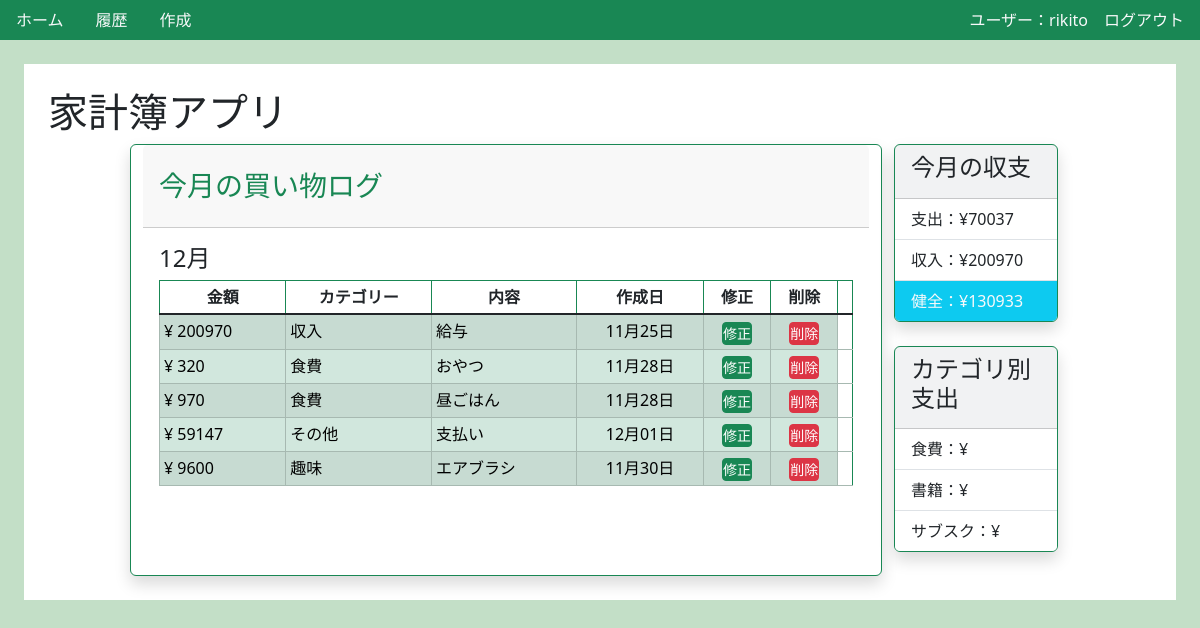
The app's page / (signed in) with its own data.
### homebudget/models.py (models this page shows, shortened)
class HomoBudget(models.Model):
    category = models.CharField(max_length=100, choices=CATEGORY)
    price = models.IntegerField()
    content = models.CharField(max_length=100, default="")
    created_at = models.DateField()

### homebudget/views.py (the view)
# urls.py: path('', views.index, name='index'),
def index(request):
    object_list = HomoBudget.objects.all()
    aggregate_values = HomoBudget.objects.exclude(category='income').aggregate(payment = Sum("price"))
    income_values = HomoBudget.objects.filter(category='income').aggregate(incomes = Sum("price"))
    payment = aggregate_values["payment"] or 0
    income = income_values["incomes"] or 0
    total = income - payment
    if(payment > income * 0.5):
        isRed = True
    else:
        isRed = False
    return render(request,
                "homebudget/index.html",
                {
                    "object_list":object_list,
                    "payment":aggregate_values["payment"],
                    "incomes":income_values["incomes"],
                    "total":total,
                    "isRed":isRed,
                }
                )

### homebudget/templates/homebudget/index.html (shortened to what this page needs)
{% extends 'base.html' %}
{% block h1 %}家計簿アプリ{% endblock h1 %}
{% block content %}
<main>
    <div class="row d-flex justify-content-center ">
            <div class=" card shadow col-md-8 border border-success">
                <div class="card-header py-4 ">
                    <h3 class="m-0 font-weight-bold text-success">今月の買い物ログ</h3>
                </div>
                <div class="card-body">
                <div class="table-responsive">
                    <div>
                        <h4>12月</h4>
                    </div>
                    <table id="my-table" class="table table-bordered table-striped table-sm table-hover table-fixed border border-success ">
                        <thead>
                            <tr class="text-center" >
                                <th data-id="price" scope="col" class="w-10 text-dark" aria-sort="ascending">金額</th>
                                <th data-id="category" scope="col" class="w-15 text-dark" >カテゴリー</th>
                                <th data-id="content" scope="col" class="w-30 text-dark text-wrap">内容</th>
                                <th data-id="created-at" scope="col" class="w-15 text-dark">作成日</th>
                                <th scope="col" class="text-dark">修正</th>
                                <th scope="col" class="text-dark">削除<th>
                            </tr>
                        </thead>
                        <tbody class="table-group-divider">
                            {% for obj in  object_list %}
                            <tr class="table-success">
                                <td w-10>¥ {{obj.price}}</td>
                                <td class="w-15">{{obj.get_category_display}}</td>
                                <td class="w-30">{{obj.content}}</td>
                                <td class="text-center">{{obj.created_at|date:"m月d日"}}</td>
                                <td class="text-center"><a href="{% url 'homebudget:update' obj.pk %}" class="p-0 btn btn-success btn-sm">修正</a></td>
                                <td class="text-center"><a href="{% url 'homebudget:delete' obj.pk %}" class="p-0 btn btn-danger btn-sm text-nowrap" onclick="return confirm('本当に削除してもよろしいですか？')">削除</a></td>
                            </tr>
                        {% endfor %}
                        </tbody>
                    </table>
                </div>
                </div>
            </div>
        <div class="col-md-2">
            <div class="card shadow bg-light border border-success w-100">
                <div class="card-header">
                    <h4>今月の収支</h4>
                </div>
                <ul class="list-group list-group-flush">
                    <li class="list-group-item  ">支出：¥{{payment}}</li>
                    <li class="list-group-item">収入：¥{{incomes}}</li>
                    {% if isRed %}
                        <li class="list-group-item text-light bg-danger"> 赤字：¥{{total}}</li>
                    {% else %}
                        <li class="list-group-item text-light bg-info"> 健全：¥{{total}}</li>
                    {% endif %}
                </ul>
            </div>
            <div class="card shadow bg-light border border-success w-100 my-4">
                <div class="card-header">
                    <h4>カテゴリ別支出</h4>
                </div>
                <ul class="list-group list-group-flush">
                    <li class="list-group-item  ">食費：¥</li>
                    <li class="list-group-item">書籍：¥</li>
                    <li class="list-group-item">サブスク：¥</li>
                </ul>
            </div>
        </div>
    </div>
</main>
{% endblock content %}

### templates/base.html (shortened to what this page needs)
{% load static %}
{% load humanize %}
<!DOCTYPE html>
<html lang="ja">
<head>
    <link
        href="https://cdn.jsdelivr.net/npm/bootstrap@5.3.8/dist/css/bootstrap.min.css"
        rel="stylesheet"
    />
    <link rel="stylesheet" type="text/css" href="{% static 'css/style.css' %}" >
</head>
<body>
    <header>
    <nav class="navbar navbar-dark bg-success sticky-top">
        <div class="nav-bar d-flex flex-row">
            {% if request.user.is_authenticated %}
            <a class="nav-link mx-3 text-light" href="{% url 'homebudget:index' %}" >ホーム</a>
            <a class="nav-link mx-3 text-light" href="{% url 'homebudget:history' %}" >履歴</a>
            <a class="nav-link mx-3 text-light" href="{% url 'homebudget:create' %}" >作成</a>
            {% endif %}
        </div>
        <div class="nav-bar d-flex flex-row">
            {% if request.user.is_authenticated %}
                <label class="text-light" for="">ユーザー：{{request.user.username}}</label>
                <form method="POST" action="{% url 'accounts:logout' %}">
                    <button class="text-light nav-link mx-3" type="submit">ログアウト</button>
                </form>
            {% else %}
                <a href="{% url 'accounts:login' %}" class="text-light nav-link mx-3">ログイン</a>
                <a href="{% url 'accounts:singup' %}" class="text-light nav-link mx-3">会員登録</a>
            {% endif %}
        </div>
    </nav>
    </header>
    <div class="p-4 m-4 bg-body">
    <h1>{% block h1 %} {% endblock %}</h1>
        {% block content %} {% endblock %}
</body>
</html>

### static/css/style.css (style rules this page uses)
a { text-decoration: none; }
body { background-color: #c3dfc7; }

### records on screen
HomoBudget: price "200970", category "収入", content "給与", created_at "11月25日"
HomoBudget: price "320", category "食費", content "おやつ", created_at "11月28日"
HomoBudget: price "970", category "食費", content "昼ごはん", created_at "11月28日"
HomoBudget: price "59147", category "その他", content "支払い", created_at "12月01日"
HomoBudget: price "9600", category "趣味", content "エアブラシ", created_at "11月30日"

### other values on screen
{{ request.user.username }} "rikito"
{{ payment }} "70037"
{{ incomes }} "200970"
{{ total }} "130933"
